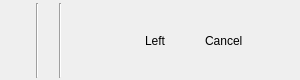
<?xml version="1.0" encoding="UTF-8"?>
<ui version="4.0">
 <class>QG_MouseWidget</class>
 <widget class="QWidget" name="QG_MouseWidget">
  <property name="geometry">
   <rect>
    <x>0</x>
    <y>0</y>
    <width>300</width>
    <height>80</height>
   </rect>
  </property>
  <property name="sizePolicy">
   <sizepolicy hsizetype="Preferred" vsizetype="Fixed">
    <horstretch>0</horstretch>
    <verstretch>0</verstretch>
   </sizepolicy>
  </property>
  <property name="minimumSize">
   <size>
    <width>300</width>
    <height>16</height>
   </size>
  </property>
  <property name="maximumSize">
   <size>
    <width>900</width>
    <height>80</height>
   </size>
  </property>
  <property name="windowTitle">
   <string>Mouse</string>
  </property>
  <layout class="QHBoxLayout" name="horizontalLayout_2" stretch="0,0,1,0,1">
   <property name="leftMargin">
    <number>0</number>
   </property>
   <property name="topMargin">
    <number>1</number>
   </property>
   <property name="rightMargin">
    <number>1</number>
   </property>
   <property name="bottomMargin">
    <number>0</number>
   </property>
   <item alignment="Qt::AlignVCenter">
    <widget class="QLabel" name="lCurrentAction">
     <property name="sizePolicy">
      <sizepolicy hsizetype="Fixed" vsizetype="Fixed">
       <horstretch>0</horstretch>
       <verstretch>0</verstretch>
      </sizepolicy>
     </property>
     <property name="minimumSize">
      <size>
       <width>28</width>
       <height>28</height>
      </size>
     </property>
     <property name="text">
      <string/>
     </property>
     <property name="scaledContents">
      <bool>true</bool>
     </property>
    </widget>
   </item>
   <item>
    <widget class="QWidget" name="widget" native="true">
     <property name="sizePolicy">
      <sizepolicy hsizetype="Minimum" vsizetype="Preferred">
       <horstretch>0</horstretch>
       <verstretch>0</verstretch>
      </sizepolicy>
     </property>
     <layout class="QHBoxLayout" name="horizontalLayout" stretch="0,0,0,0">
      <property name="spacing">
       <number>2</number>
      </property>
      <property name="leftMargin">
       <number>2</number>
      </property>
      <property name="topMargin">
       <number>2</number>
      </property>
      <property name="rightMargin">
       <number>2</number>
      </property>
      <property name="bottomMargin">
       <number>2</number>
      </property>
      <item>
       <widget class="Line" name="line">
        <property name="orientation">
         <enum>Qt::Vertical</enum>
        </property>
       </widget>
      </item>
      <item alignment="Qt::AlignVCenter">
       <widget class="QLabel" name="lblShift">
        <property name="sizePolicy">
         <sizepolicy hsizetype="Preferred" vsizetype="Preferred">
          <horstretch>0</horstretch>
          <verstretch>0</verstretch>
         </sizepolicy>
        </property>
        <property name="minimumSize">
         <size>
          <width>0</width>
          <height>0</height>
         </size>
        </property>
        <property name="maximumSize">
         <size>
          <width>16</width>
          <height>16</height>
         </size>
        </property>
        <property name="toolTip">
         <string/>
        </property>
        <property name="frameShape">
         <enum>QFrame::NoFrame</enum>
        </property>
        <property name="text">
         <string/>
        </property>
        <property name="textFormat">
         <enum>Qt::PlainText</enum>
        </property>
        <property name="pixmap">
         <pixmap resource="../../../../res/icons/icons.qrc">:/icons/state-shift_yes.lci</pixmap>
        </property>
        <property name="scaledContents">
         <bool>true</bool>
        </property>
        <property name="alignment">
         <set>Qt::AlignCenter</set>
        </property>
        <property name="indent">
         <number>0</number>
        </property>
        <property name="textInteractionFlags">
         <set>Qt::NoTextInteraction</set>
        </property>
       </widget>
      </item>
      <item alignment="Qt::AlignVCenter">
       <widget class="QLabel" name="lblCtrl">
        <property name="sizePolicy">
         <sizepolicy hsizetype="Preferred" vsizetype="Preferred">
          <horstretch>0</horstretch>
          <verstretch>0</verstretch>
         </sizepolicy>
        </property>
        <property name="minimumSize">
         <size>
          <width>0</width>
          <height>0</height>
         </size>
        </property>
        <property name="maximumSize">
         <size>
          <width>16</width>
          <height>16</height>
         </size>
        </property>
        <property name="frameShape">
         <enum>QFrame::NoFrame</enum>
        </property>
        <property name="text">
         <string/>
        </property>
        <property name="pixmap">
         <pixmap resource="../../../../res/icons/icons.qrc">:/icons/state_ctrl_yes.lci</pixmap>
        </property>
        <property name="scaledContents">
         <bool>true</bool>
        </property>
        <property name="alignment">
         <set>Qt::AlignCenter</set>
        </property>
        <property name="indent">
         <number>0</number>
        </property>
        <property name="textInteractionFlags">
         <set>Qt::NoTextInteraction</set>
        </property>
       </widget>
      </item>
      <item>
       <widget class="Line" name="line_2">
        <property name="orientation">
         <enum>Qt::Vertical</enum>
        </property>
       </widget>
      </item>
     </layout>
    </widget>
   </item>
   <item>
    <widget class="QLabel" name="lLeftButton">
     <property name="sizePolicy">
      <sizepolicy hsizetype="Preferred" vsizetype="Fixed">
       <horstretch>0</horstretch>
       <verstretch>0</verstretch>
      </sizepolicy>
     </property>
     <property name="minimumSize">
      <size>
       <width>0</width>
       <height>27</height>
      </size>
     </property>
     <property name="maximumSize">
      <size>
       <width>32767</width>
       <height>80</height>
      </size>
     </property>
     <property name="frameShape">
      <enum>QFrame::NoFrame</enum>
     </property>
     <property name="frameShadow">
      <enum>QFrame::Plain</enum>
     </property>
     <property name="text">
      <string>Left</string>
     </property>
     <property name="alignment">
      <set>Qt::AlignRight|Qt::AlignTrailing|Qt::AlignVCenter</set>
     </property>
     <property name="wordWrap">
      <bool>true</bool>
     </property>
    </widget>
   </item>
   <item alignment="Qt::AlignVCenter">
    <widget class="QLabel" name="lMousePixmap">
     <property name="enabled">
      <bool>true</bool>
     </property>
     <property name="sizePolicy">
      <sizepolicy hsizetype="Fixed" vsizetype="Fixed">
       <horstretch>0</horstretch>
       <verstretch>0</verstretch>
      </sizepolicy>
     </property>
     <property name="minimumSize">
      <size>
       <width>28</width>
       <height>28</height>
      </size>
     </property>
     <property name="maximumSize">
      <size>
       <width>28</width>
       <height>28</height>
      </size>
     </property>
     <property name="toolTip">
      <string>&lt;!DOCTYPE HTML PUBLIC &quot;-//W3C//DTD HTML 4.0//EN&quot; &quot;http://www.w3.org/TR/REC-html40/strict.dtd&quot;&gt;
&lt;html&gt;&lt;head&gt;&lt;meta name=&quot;qrichtext&quot; content=&quot;1&quot; /&gt;&lt;style type=&quot;text/css&quot;&gt;
p, li { white-space: pre-wrap; }
&lt;/style&gt;&lt;/head&gt;&lt;body style=&quot; font-family:'Ubuntu'; font-size:11pt; font-weight:400; font-style:normal;&quot;&gt;
&lt;p style=&quot; margin-top:0px; margin-bottom:0px; margin-left:0px; margin-right:0px; -qt-block-indent:0; text-indent:0px;&quot;&gt;&lt;span style=&quot; font-family:'Helvetica'; font-size:9pt;&quot;&gt;Hint about left/right mouse button actions&lt;/span&gt;&lt;/p&gt;&lt;/body&gt;&lt;/html&gt;</string>
     </property>
     <property name="text">
      <string/>
     </property>
     <property name="pixmap">
      <pixmap resource="../../../../res/icons/icons.qrc">:/icons/mouse.lci</pixmap>
     </property>
     <property name="scaledContents">
      <bool>true</bool>
     </property>
    </widget>
   </item>
   <item>
    <widget class="QLabel" name="lRightButton">
     <property name="sizePolicy">
      <sizepolicy hsizetype="Preferred" vsizetype="Fixed">
       <horstretch>0</horstretch>
       <verstretch>0</verstretch>
      </sizepolicy>
     </property>
     <property name="minimumSize">
      <size>
       <width>0</width>
       <height>28</height>
      </size>
     </property>
     <property name="maximumSize">
      <size>
       <width>32767</width>
       <height>80</height>
      </size>
     </property>
     <property name="styleSheet">
      <string notr="true"/>
     </property>
     <property name="text">
      <string>Cancel</string>
     </property>
     <property name="alignment">
      <set>Qt::AlignLeading|Qt::AlignLeft|Qt::AlignVCenter</set>
     </property>
     <property name="wordWrap">
      <bool>true</bool>
     </property>
    </widget>
   </item>
  </layout>
 </widget>
 <layoutdefault spacing="6" margin="11"/>
 <resources>
  <include location="../../../../res/icons/icons.qrc"/>
  <include location="../../../../res/icons/icons.qrc"/>
 </resources>
 <connections/>
</ui>
